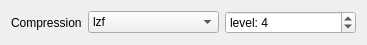
<?xml version="1.0" encoding="UTF-8"?>
<ui version="4.0">
 <class>CompressionWidget</class>
 <widget class="QWidget" name="CompressionWidget">
  <property name="geometry">
   <rect>
    <x>0</x>
    <y>0</y>
    <width>367</width>
    <height>42</height>
   </rect>
  </property>
  <property name="sizePolicy">
   <sizepolicy hsizetype="MinimumExpanding" vsizetype="Preferred">
    <horstretch>0</horstretch>
    <verstretch>0</verstretch>
   </sizepolicy>
  </property>
  <property name="maximumSize">
   <size>
    <width>500</width>
    <height>16777215</height>
   </size>
  </property>
  <property name="windowTitle">
   <string>Form</string>
  </property>
  <layout class="QHBoxLayout" name="horizontalLayout">
   <item>
    <widget class="QLabel" name="label">
     <property name="text">
      <string>Compression</string>
     </property>
    </widget>
   </item>
   <item>
    <widget class="QComboBox" name="methodBox">
     <property name="sizePolicy">
      <sizepolicy hsizetype="MinimumExpanding" vsizetype="Fixed">
       <horstretch>0</horstretch>
       <verstretch>0</verstretch>
      </sizepolicy>
     </property>
     <property name="minimumSize">
      <size>
       <width>0</width>
       <height>0</height>
      </size>
     </property>
     <property name="maximumSize">
      <size>
       <width>200</width>
       <height>16777215</height>
      </size>
     </property>
     <item>
      <property name="text">
       <string>lzf</string>
      </property>
     </item>
     <item>
      <property name="text">
       <string>gzip</string>
      </property>
     </item>
     <item>
      <property name="text">
       <string>None</string>
      </property>
     </item>
    </widget>
   </item>
   <item>
    <widget class="QSpinBox" name="levelBox">
     <property name="sizePolicy">
      <sizepolicy hsizetype="MinimumExpanding" vsizetype="Fixed">
       <horstretch>0</horstretch>
       <verstretch>0</verstretch>
      </sizepolicy>
     </property>
     <property name="minimumSize">
      <size>
       <width>0</width>
       <height>0</height>
      </size>
     </property>
     <property name="maximumSize">
      <size>
       <width>200</width>
       <height>16777215</height>
      </size>
     </property>
     <property name="suffix">
      <string/>
     </property>
     <property name="prefix">
      <string>level: </string>
     </property>
     <property name="minimum">
      <number>1</number>
     </property>
     <property name="maximum">
      <number>9</number>
     </property>
     <property name="value">
      <number>4</number>
     </property>
    </widget>
   </item>
  </layout>
 </widget>
 <resources/>
 <connections/>
</ui>
